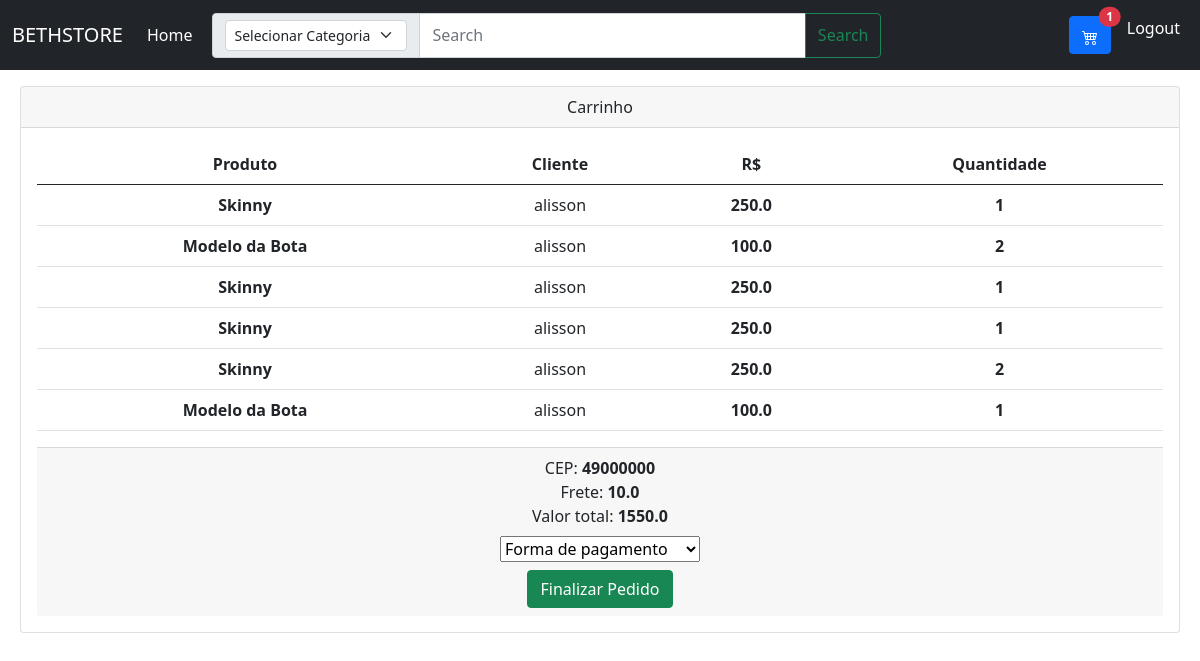
Page /carrinho (signed in) on the earlier database version.
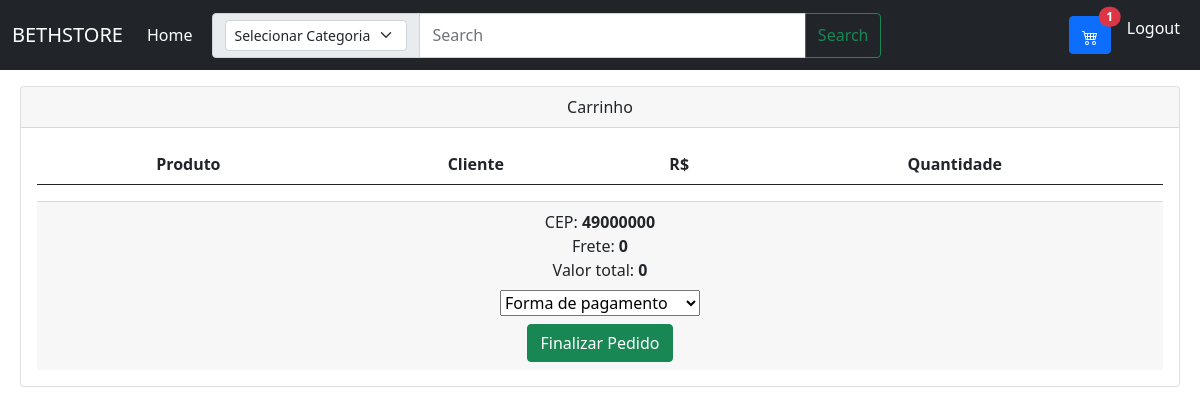
Same page on the later database version.
### app/models/tables.py (models this page shows)
class Carrinho(db.Model):
    id = db.Column(db.Integer, primary_key = True, autoincrement = True)
    quantidade = db.Column(db.Integer)
    valor_frete = db.Column(db.Float)
    previsao_entrega = db.Column(db.Integer)
    id_cliente = db.Column(db.Integer, db.ForeignKey("cliente.id"))
    cliente = db.relationship("Cliente", foreign_keys = id_cliente)
    id_produto = db.Column(db.Integer, db.ForeignKey("produto.id"))
    produto = db.relationship("Produto", foreign_keys = id_produto)

class Produto(db.Model):
    id = db.Column(db.Integer, primary_key = True, autoincrement = True)
    marca = db.Column(db.String)
    modelo = db.Column(db.String)
    preco = db.Column(db.Float)
    tamanho = db.Column(db.String)
    quantidade = db.Column(db.Integer)
    inf_tecnica = db.Column(db.String)
    descricao = db.Column(db.String)
    id_imagem = db.Column(db.Integer, db.ForeignKey("imagem.id"))
    imagem = db.relationship("Imagem", foreign_keys = id_imagem)
    id_categoria = db.Column(db.Integer, db.ForeignKey("categoria.id"))
    categoria = db.relationship("Categoria", foreign_keys = id_categoria)

class Cliente(db.Model):
    id  = db.Column(db.Integer, primary_key = True, autoincrement = True)
    nome = db.Column(db.String)
    cpf = db.Column(db.String)
    endereco = db.Column(db.String)
    telefone = db.Column(db.String)
    cep = db.Column(db.String)
    id_usuario = db.Column(db.Integer, db.ForeignKey("usuario.id"))
    usuario = db.relationship("Usuario", foreign_keys = id_usuario)

### app/controllers/carrinhoController.py (the view)
@carrinhoController.route("/carrinho", methods=["GET", "POST"])
@login_required
def carrinho():
    categorias = Categoria.query.all()
    cliente = Cliente.query.filter_by(id_usuario=current_user.id).first()
    id = cliente.id
    carrinho = Carrinho.query.filter_by(id_cliente=id)
    item = Carrinho.query.filter_by(id_cliente=id).first()
    if item:
        valor = item.valor_frete
    else:
        valor = 0
    total = 0
    for items in carrinho:
        total = total + (items.produto.preco * items.quantidade)
    return render_template("carrinho.html", usuario = current_user, carrinho=carrinho, categorias=categorias, frete = valor, total = total, cliente=cliente)

### app/__init__.py (called while the page is built)
@login_manager.user_loader
def load_user(id):
    return Usuario.query.get(int(id))

### app/templates/carrinho.html (shortened to what this page needs)
{% extends "base.html" %}
{% block content %}
<div class="card text-center " style="margin-left: 20px; margin-right: 20px">
  <div class="card-header">
    Carrinho
  </div>
  <div class="card-body">
    <table class="table">
      <thead>
        <tr>
          <th scope="col">Produto</th>
          <th scope="col">Cliente</th>
          <th scope="col">R$</th>
          <th scope="col">Quantidade</th>
        </tr>
      </thead>
      <tbody>
        {% for items in carrinho %}
        <tr>
          <th >{{items.produto.modelo}}</th>
          <td>{{items.cliente.nome}}</td>
          <th>{{items.produto.preco}}</th>
          <th>
            {{items.quantidade}}
          </th>
        </tr>
        {% endfor%}
      </tbody>
    </table>
  <div class="card-footer ">
    CEP: <strong>{{cliente.cep}}</strong>
    <div>
      Frete: <strong>{{frete}}</strong>
    </div>
    <div>
      Valor total: <strong>{{total}}</strong>
    </div>
    <form action="" method="post">
      <div class="mt-2">
        <select name="pagamento" style="width: 200px;">
          <option selected value="0">Forma de pagamento</option>
      </select>
      </div>
      <button type="submit" class="btn btn-success mt-2">Finalizar Pedido</button>
    </form>
  </div>
</div>
{% endblock content %}

### app/templates/base.html (shortened to what this page needs)
<!doctype html>
<html lang="pt-br">
<head>
<link href="https://cdn.jsdelivr.net/npm/bootstrap@5.0.2/dist/css/bootstrap.min.css" rel="stylesheet">
</head>
<body>
    <nav class="navbar navbar-expand-lg navbar-dark bg-dark mb-3">
        <div class="container-fluid">
          <a class="navbar-brand" href="/">BETHSTORE</a>
            <div class="collapse navbar-collapse" id="navbarTogglerDemo03">
                <ul class="navbar-nav me-auto mb-2 mb-lg-0">
                <li class="nav-item">
                    <a class="nav-link active" aria-current="page" href="#">Home</a>
                </li>
                </ul>
                <form method="POST" action="{{ url_for('controllers.busca')}}" class="container" >
                    <div class="input-group" style="width: 80%;" >
                        <span class="input-group-text" id="basic-addon1">
                            <select class="form-select form-select-sm" aria-label=".form-select-sm example" name="categoria">
                                <option selected value="0">Selecionar Categoria</option>
                            </select>
                        </span>
                        <input type="text" class="form-control" name="busca" placeholder="Search" aria-label="Username" aria-describedby="basic-addon1" >
                        <button class="btn btn-outline-success" type="submit">Search</button>
                    </div>
                </form>
                <ul class="navbar-nav me-auto mb-2 mb-lg-0">
                    {% if usuario.is_authenticated %}
                        {% if usuario.admin == True %}
                        <li class="nav-item">
                            <a class="nav-link active" aria-current="page" href="/#">Admin</a>
                        </li>
                        {% else %}
                        <li class="nav-item">
                            <a class="nav-link active" aria-current="page" href="/carrinho"><button class="btn btn-primary position-relative">
                                <span class="position-absolute top-0 start-100 translate-middle badge rounded-pill bg-danger">
                                    1
                                </span>
                              </button> </a>
                        </li>
                        {% endif %}
                    <li class="nav-item">
                        <a class="nav-link active" aria-current="page" href="/logout">Logout</a>
                    </li>
                    {% endif %}
                </ul>
            </div>
        </div>
    </nav>
    <div>
        {% block content %}
        {% endblock content %}
    </div>
  </body>
</html>

Differences in the rows shown:
removed Carrinho: produto.modelo "Skinny", cliente.nome "alisson", produto.preco "250.0", quantidade "1", valor_frete "10.0"
removed Carrinho: produto.modelo "Modelo da Bota", cliente.nome "alisson", produto.preco "100.0", quantidade "2"
removed Carrinho: produto.modelo "Skinny", cliente.nome "alisson", produto.preco "250.0", quantidade "1"
removed Carrinho: produto.modelo "Skinny", cliente.nome "alisson", produto.preco "250.0", quantidade "1"
removed Carrinho: produto.modelo "Skinny", cliente.nome "alisson", produto.preco "250.0", quantidade "2"
removed Carrinho: produto.modelo "Modelo da Bota", cliente.nome "alisson", produto.preco "100.0", quantidade "1"
Other differences:
{{ frete }}: (not shown) → "0"
{{ total }}: "1550.0" → "0"
